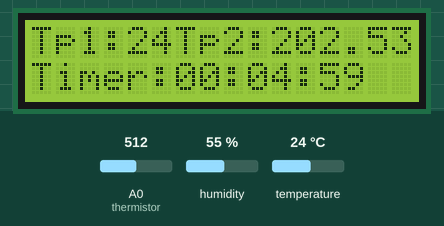
Recording of a sketch running on a simulated Arduino Uno, built with avr-gcc and run on an emulated ATmega328P. Shown: 16×2 character LCD. The inputs (shaded band) are chosen by the test bench; at power-on: temperature 24 °C, A0 (thermistor) = 512, humidity 55 %. What the sketch prints to the serial monitor is not drawn.

Above: at 1.6 s.
1.7 s: temperature set to 12 °C
At 3.0 s:
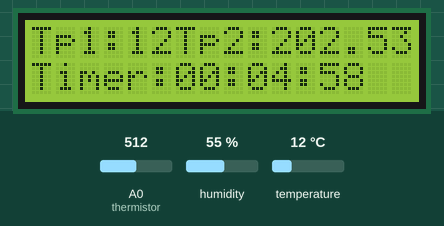
6.0 s: A0 (thermistor) set to 716
At 7.1 s:
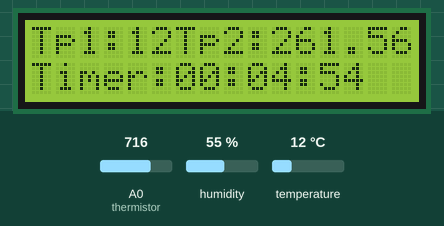
9.0 s: temperature set to 19 °C
At 10.6 s:
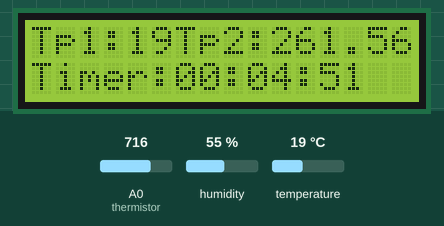
12.3 s: A0 (thermistor) set to 900
At 13.9 s:
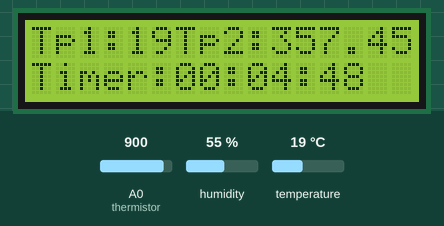
15.6 s: temperature set to 28 °C
At 16.8 s:
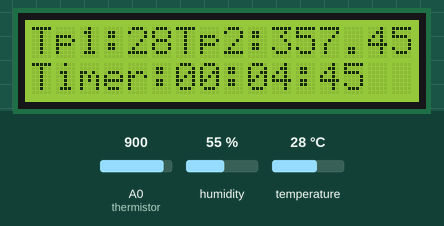
18.8 s: A0 (thermistor) set to 1023
At 20.4 s:
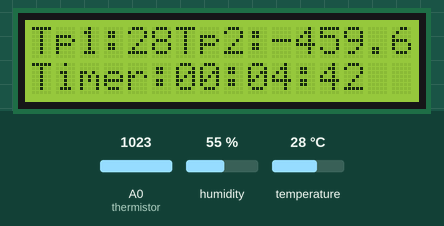
Timing chart, 0 to 21.9 s (numbered marks = the images above; inputs shaded):
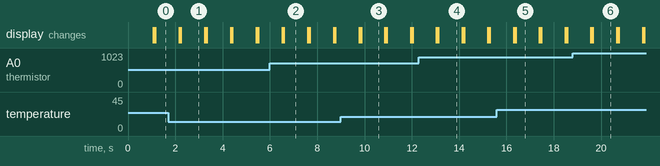

The sketch:

LCDandDHT11thermtimer.ino
```cpp
#include <LiquidCrystal_I2C.h>
#include <Wire.h>
#include <dht11.h>
#define sensor 4
#define thermistor 0
LiquidCrystal_I2C lcd(0x27, 16, 2);
dht11 DHT;
const unsigned long timeInterval = 500;
unsigned long previousTime = 0;
int hrs = 0;
int Min = 5;
int sec = 0;
int Vo;
float R1 = 1000;
float logR2, R2, T, Tc, Tf;
float c1 = 1.009249522e-03, c2 = 2.378405444e-04, c3 = 2.019202697e-07;

void setup() {
  lcd.init();
  lcd.backlight();
  Serial.begin(9600);
}

void loop() {
  unsigned long currentTime = millis();
  if(currentTime - previousTime >= timeInterval){
    Vo = analogRead(thermistor);
    R2 = R1 * (1023.0 / (float)Vo - 1.0);
    logR2 = log(R2);
    T = (1.0 / (c1 + c2*logR2 + c3*logR2*logR2*logR2));
    Tc = T - 273.15;
    Tf = (Tc * 9.0)/ 5.0 + 32.0;
    DHT.read(sensor);
    lcd.clear();
    lcd.setCursor(0,0);
    lcd.print("Tp1:");
    lcd.print(DHT.temperature);
    lcd.print("Tp2:");
    lcd.print(Tf);
    Serial.print("\nTemperature DHT11:");
    Serial.println(DHT.temperature);
    Serial.print("\nTemperature Thermistor:");
    Serial.print(Tf);
    Serial.print("\nTemperature Thermistor C:");
    Serial.print(Tc);
    INIT();
    //lcd.setCursor(0,1);
    //unsigned long timer = currentTime - previousTime;
    //lcd.print(timer);
    //previousTime = currentTime;
  }
  sec = sec -1;
  delay(1000);
  if(sec == -1){
    sec = 59;
    Min = Min - 1;
  }
  if(Min == -1){
    Min = 59;
    hrs = hrs -1;
  }
  if(hrs == -1){
    hrs = 0;
  }
  lcd.setCursor(0,1);
  if(hrs <= 9){
    lcd.print('0');
  }
  lcd.print("hrs");
  lcd.print(':');
  if (Min <= 9)
  {
    lcd.print('0');
  }
  lcd.print(Min);
  lcd.print(':');
  if (sec <= 9)
  {
    lcd.print('0');
  }
  lcd.print(sec);
}
void INIT()
{
  lcd.setCursor(0,1);
  lcd.print("Timer:");
  lcd.setCursor(6,1);
  if(hrs <=9){
    lcd.print('0');
  }
  lcd.print(hrs);
  lcd.print(':');
  if(Min <=9){
    lcd.print('0');
  }
  lcd.print(Min);
  lcd.print(':');
  if(sec <= 9){
    lcd.print('0');
  }
  lcd.print(sec);
}
```

Measured:
- what the display in image 1 shows lasts 1.0 s, from 2.2 s to 3.2 s
